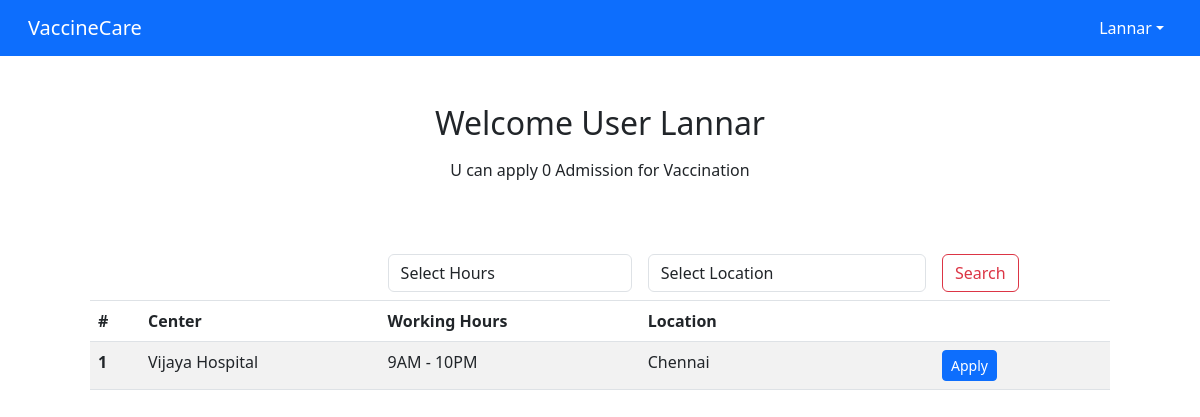
The app's page /home (signed in), older data.
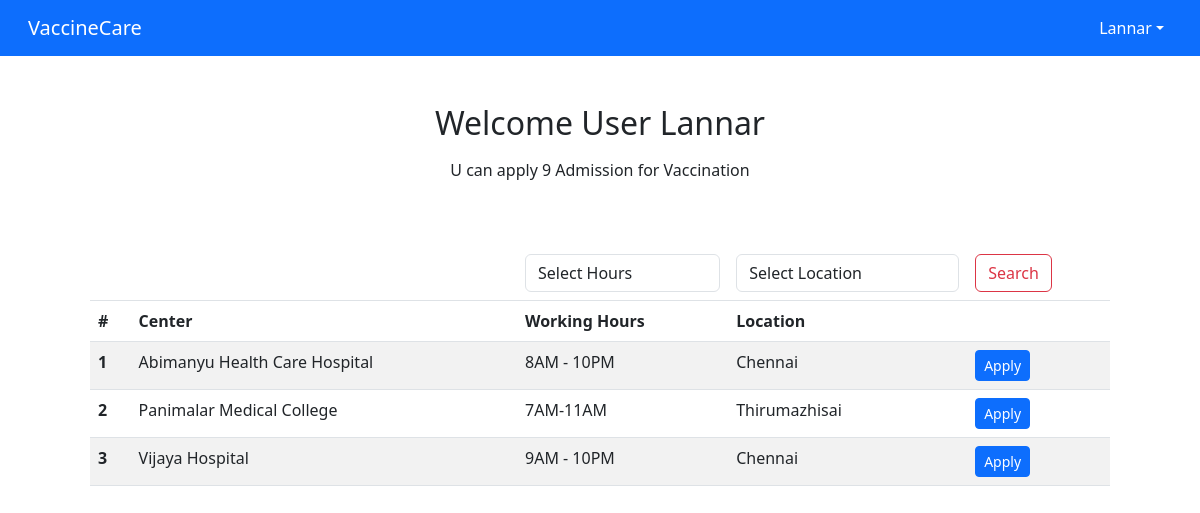
The same page, newer data.
### app.py (models this page shows, shortened)
class User(db.Model,UserMixin):
    id = db.Column(db.Integer, primary_key = True, unique = True)
    type = db.Column(db.String(5), nullable = False)
    username = db.Column(db.String(20), nullable = False, unique = True)
    password = db.Column(db.String(80), nullable = False)
    admission_count = db.Column(db.Integer, default=10)
    lastUpdate = db.Column(db.DateTime, default = datetime.utcnow().date())

class Center(db.Model):
    id = db.Column(db.Integer, primary_key = True)
    hospital = db.Column(db.String(200), nullable = False)
    working_hours = db.Column(db.String(200), nullable = False)
    location = db.Column(db.String(200), nullable = False)
    registered_date = db.Column(db.DateTime, default = datetime.utcnow)

### app.py (the view, shortened to what this page needs)
@app.route('/home', methods=['GET', 'POST'])
@login_required
def home():
    print(current_user.lastUpdate.date())
    print(datetime.utcnow().date())
    if current_user.type == 'User' and current_user.lastUpdate.date() != datetime.utcnow().date():
        new_user = User.query.get_or_404(current_user.id)
        new_user.lastUpdate = datetime.utcnow().date()
        new_user.admission_count = 10
        db.session.commit()
        login_user(new_user)
    query = Center.query
    hours_list = [row.working_hours for row in db.session.query(Center.working_hours).distinct()]
    locations_list = [row.location for row in db.session.query(Center.location).distinct()]
    centers = query.order_by(Center.registered_date.desc()).all()
    return render_template('home.html', user = current_user, centers = centers, hours_list = hours_list, locations_list = locations_list)

### app.py (called while the page is built)
@login_manager.user_loader
def load_user(user_id):
    return User.query.get(int(user_id))

### templates/home.html (shortened to what this page needs)
{% extends 'base.html' %}
{% block registration %}
<ul class="navbar-nav">
  <li class="nav-item dropdown">
    <a class="nav-link dropdown-toggle active" href="#" data-bs-toggle="dropdown" aria-expanded="false">{{user.username}}</a>
  </li>
</ul>
{% endblock %}
{% block body %}
<main class="container text-center">
    <div class="row justify-content-md-center mt-5">
      <h2 class="col-md-auto">
        Welcome {{user.type}} {{user.username}}
      </h2>
    </div>
{% if user.type == 'User' %}
  <div class="row justify-content-md-center mt-2 px-2">
    <p class="col-md-auto">
      U can apply {{user.admission_count}} Admission for Vaccination
    </p>
  </div>
{% endif %}
</main>
{% if centers|length < 1 %}
<section class="container text-center">
    <div class="row justify-content-md-center mt-2 px-2">
        <p class="col-md-auto">
          There is no Vaccination Center Available. PLease wait
        </p>
    </div>
</section>
{% else %}
<form action="" method="post">
  <table class="table table-striped table-hover mt-5 mx-auto" style="width: 85%;">
      <thead>
        <tr>
          <th scope="row"></th>
          <td class="col">
          </td>
          <td class="col">
            <select class="form-control" id="working_hours" name="working_hours">
              <option selected value="null">Select Hours</option>
            </select>
          </td>
          <td class="col">
            <select class="form-control" id="location" name="location">
              <option selected value="null">Select Location</option>
            </select>
          </td>
          <td class="col">
            <button type="submit" class="btn btn-outline-danger">Search</button>
          </td>
      </tr>
        <tr>
          <th scope="col">#</th>
          <th scope="col">Center</th>
          <th scope="col">Working Hours</th>
          <th scope="col">Location</th>
          <th scope="col"></th>
        </tr>
      </thead>
      <tbody>
          {% for center in centers %}
          <tr>
              <th scope="row">{{loop.index}}</th>
              <td>{{center.hospital}}</td>
              <td>{{center.working_hours}}</td>
              <td>{{center.location}}</td>
              <td>
                {% if user.type == 'User' %}
                <button type="button" class="btn btn-primary btn-sm"><a href="/admission/center={{center.id}}">Apply</a></button>
                {% else %}
                <button type="button" class="btn btn-primary btn-sm my-1"><a href="/modify/{{center.id}}">Modify</a></button>
                <button type="button" class="btn btn-danger btn-sm my-1"><a href="/delete/{{center.id}}">Delete</a></button>
                {% endif %}
              </td>
          </tr>
          {% endfor %}
      </tbody>
    </table>
</form>
{% endif %}
{% endblock %}

Row changes from the older to the newer data that the page shows:
changed User "User": admission_count "0" → "9"
added Center: hospital "Abimanyu Health Care Hospital", working_hours "8AM - 10PM", location "Chennai"
added Center: hospital "Panimalar Medical College", working_hours "7AM-11AM", location "Thirumazhisai"
